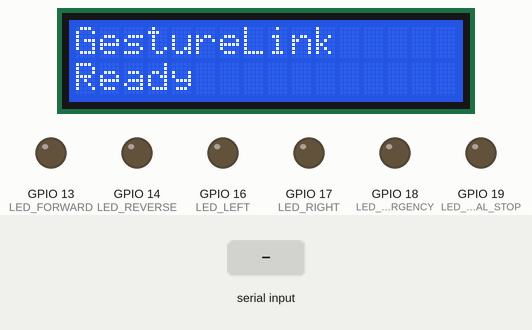
This sketch was run on a simulated ESP32. Shown: 16×2 character LCD, output pins drawn as LEDs (lit = HIGH). Inputs (shaded band) come from the test bench. What the sketch prints to the serial monitor is not drawn.

Above: at 1.2 s.
1.3 s: "OPEN_PALM\n" received over Serial
At 2.5 s:
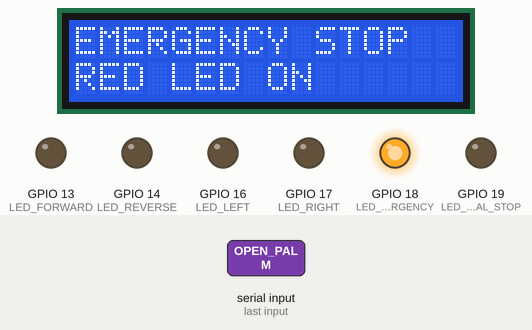
2.8 s: "THUMBS_UP\n" received over Serial
At 3.6 s:
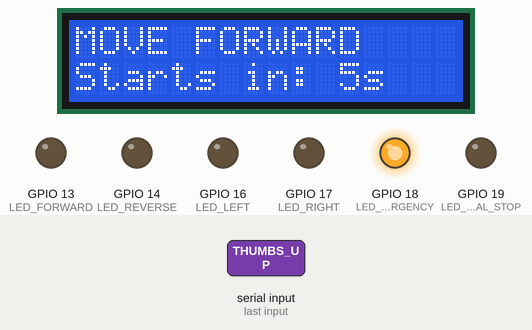
5.8 s: "POINT_LEFT\n" received over Serial
At 6.6 s:
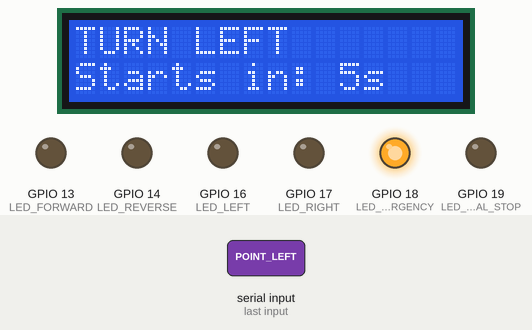
8.8 s: "POINT_RIGHT\n" received over Serial
At 9.5 s:
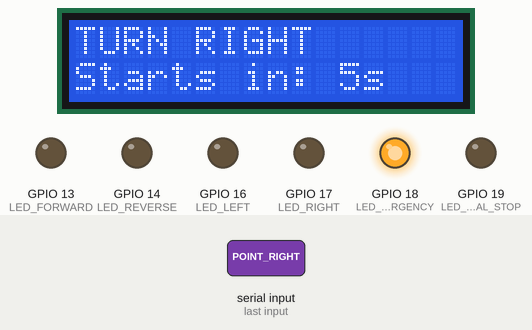
11.8 s: "PEACE_SIGN\n" received over Serial
At 12.6 s:
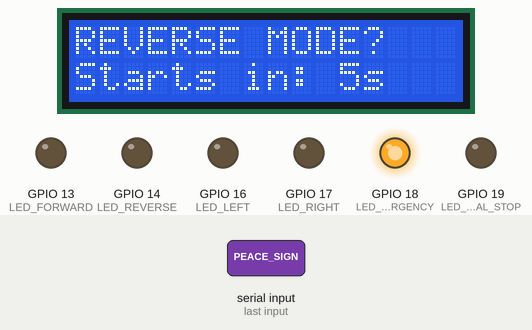
14.8 s: "THREE_FINGER_STOP\n" received over Serial
At 20.2 s:
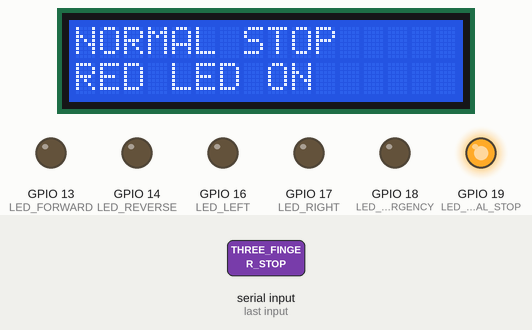
Timing chart, 0 to 21.3 s (numbered marks = the images above; inputs shaded):
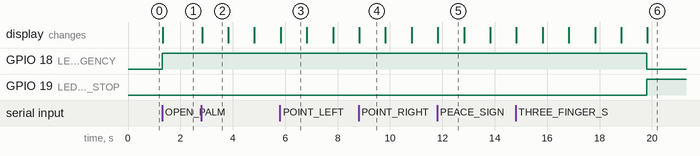

Measured:
- after the input at 1.3 s, GPIO 18 (LED_EMERGENCY): LOW → HIGH at once; the display: changes at once (image 1)
- after the input at 2.8 s, the display: changes at once (image 2)
- after the input at 5.8 s, GPIO 13 (LED_FORWARD): stays LOW (without the input it goes to HIGH after 2.0 s); GPIO 18 (LED_EMERGENCY): stays HIGH (without the input it goes to LOW after 2.0 s); the display: changes at once (image 3)
- after the input at 8.8 s, GPIO 16 (LED_LEFT): stays LOW (without the input it goes to HIGH after 2.0 s); the display: changes at once (image 4)
- after the input at 11.8 s, GPIO 17 (LED_RIGHT): stays LOW (without the input it goes to HIGH after 2.0 s); the display: changes at once (image 5)
- after the input at 14.8 s, GPIO 14 (LED_REVERSE): stays LOW (without the input it goes to HIGH after 2.0 s); GPIO 18 (LED_EMERGENCY): HIGH → LOW after 5.0 s instead of 2.0 s; GPIO 19 (LED_NORMAL_STOP): LOW → HIGH after 5.0 s; the display: first changes at once (image 6 shows a later state)
- what the display in image 2 shows lasts 1.0 s, from 2.8 s to 3.8 s

The sketch:

GestureLink.ino
```cpp
#include <Wire.h>
#include <LiquidCrystal_I2C.h>

#define SDA_PIN 21
#define SCL_PIN 22

// LED pins
#define LED_FORWARD 13
#define LED_REVERSE 14
#define LED_LEFT 16
#define LED_RIGHT 17
#define LED_EMERGENCY 18
#define LED_NORMAL_STOP 19

LiquidCrystal_I2C lcd(0x27, 16, 2);

String command = "";
String pendingCommand = "";

bool reverseMode = false;
bool commandPending = false;

const unsigned long PENDING_DELAY = 5000;

unsigned long pendingStart = 0;
int lastShownSeconds = -1;

void showMessage(const char* line1, const char* line2) {
  lcd.clear();
  lcd.setCursor(0, 0);
  lcd.print(line1);
  lcd.setCursor(0, 1);
  lcd.print(line2);
}

void allMovementLedsOff() {
  digitalWrite(LED_FORWARD, LOW);
  digitalWrite(LED_REVERSE, LOW);
  digitalWrite(LED_LEFT, LOW);
  digitalWrite(LED_RIGHT, LOW);
}

void allLedsOff() {
  allMovementLedsOff();
  digitalWrite(LED_EMERGENCY, LOW);
  digitalWrite(LED_NORMAL_STOP, LOW);
}

void cancelPending() {
  commandPending = false;
  pendingCommand = "";
  lastShownSeconds = -1;
}

void startPending(String action) {
  pendingCommand = action;
  commandPending = true;
  pendingStart = millis();
  lastShownSeconds = 5;

  if (action == "THUMBS_UP")
    showMessage("MOVE FORWARD", "Starts in: 5s");
  else if (action == "POINT_LEFT")
    showMessage("TURN LEFT", "Starts in: 5s");
  else if (action == "POINT_RIGHT")
    showMessage("TURN RIGHT", "Starts in: 5s");
  else if (action == "PEACE_SIGN")
    showMessage("REVERSE MODE?", "Starts in: 5s");
  else if (action == "THREE_FINGER_STOP")
    showMessage("NORMAL STOP", "Starts in: 5s");

  Serial.print("PENDING: ");
  Serial.println(action);
}

void updateCountdown() {
  if (!commandPending) return;

  unsigned long elapsed = millis() - pendingStart;
  if (elapsed >= PENDING_DELAY) return;

  int secondsLeft = (PENDING_DELAY - elapsed + 999) / 1000;

  if (secondsLeft != lastShownSeconds) {
    lcd.setCursor(0, 1);
    lcd.print("                ");
    lcd.setCursor(0, 1);
    lcd.print("Starts in: ");
    lcd.print(secondsLeft);
    lcd.print("s");
    lastShownSeconds = secondsLeft;
  }
}

void executePending() {
  String action = pendingCommand;
  cancelPending();

  if (action == "THUMBS_UP") {
    allMovementLedsOff();
    digitalWrite(LED_FORWARD, HIGH);
    digitalWrite(LED_EMERGENCY, LOW);
    digitalWrite(LED_NORMAL_STOP, LOW);
    reverseMode = false;
    showMessage("MOVE FORWARD", "GREEN LED ON");
    Serial.println("FORWARD SIMULATED");
  }
  else if (action == "POINT_LEFT") {
    allMovementLedsOff();
    digitalWrite(LED_LEFT, HIGH);
    showMessage("TURNING LEFT", "BLUE LED ON");
    delay(500);
    digitalWrite(LED_LEFT, LOW);
    Serial.println("LEFT SIMULATED");
  }
  else if (action == "POINT_RIGHT") {
    allMovementLedsOff();
    digitalWrite(LED_RIGHT, HIGH);
    showMessage("TURNING RIGHT", "BLUE LED ON");
    delay(500);
    digitalWrite(LED_RIGHT, LOW);
    Serial.println("RIGHT SIMULATED");
  }
  else if (action == "PEACE_SIGN") {
    reverseMode = !reverseMode;

    if (reverseMode) {
      allMovementLedsOff();
      digitalWrite(LED_REVERSE, HIGH);
      digitalWrite(LED_EMERGENCY, LOW);
      digitalWrite(LED_NORMAL_STOP, LOW);
      showMessage("REVERSE MODE", "GREEN LED ON");
      Serial.println("REVERSE ON");
    } else {
      digitalWrite(LED_REVERSE, LOW);
      showMessage("REVERSE MODE", "OFF");
      Serial.println("REVERSE OFF");
    }
  }
  else if (action == "THREE_FINGER_STOP") {
    allMovementLedsOff();
    digitalWrite(LED_EMERGENCY, LOW);
    digitalWrite(LED_NORMAL_STOP, HIGH);
    reverseMode = false;
    digitalWrite(LED_REVERSE, LOW);
    showMessage("NORMAL STOP", "RED LED ON");
    Serial.println("NORMAL STOP");
  }
}

void setup() {
  Serial.begin(115200);
  Serial.setTimeout(100);

  pinMode(LED_FORWARD, OUTPUT);
  pinMode(LED_REVERSE, OUTPUT);
  pinMode(LED_LEFT, OUTPUT);
  pinMode(LED_RIGHT, OUTPUT);
  pinMode(LED_EMERGENCY, OUTPUT);
  pinMode(LED_NORMAL_STOP, OUTPUT);

  allLedsOff();

  Wire.begin(SDA_PIN, SCL_PIN);
  lcd.init();
  lcd.backlight();
  showMessage("GestureLink", "Ready");

  Serial.println("GestureLink Ready");
}

void loop() {
  if (Serial.available() > 0) {
    command = Serial.readStringUntil('\n');
    command.trim();

    if (command == "OPEN_PALM" ||
        command == "PENDING:OPEN_PALM") {
      cancelPending();
      allLedsOff();
      digitalWrite(LED_EMERGENCY, HIGH);
      reverseMode = false;
      showMessage("EMERGENCY STOP", "RED LED ON");
      Serial.println("EMERGENCY STOP");
    }
    else if (command == "CANCEL") {
      if (commandPending) {
        cancelPending();
        showMessage("CANCELLED", "No action");
        Serial.println("COMMAND CANCELLED");
      }
    }
    else if (command.startsWith("PENDING:")) {
      String action = command.substring(8);
      action.trim();

      if (action == "THUMBS_UP" ||
          action == "POINT_LEFT" ||
          action == "POINT_RIGHT" ||
          action == "PEACE_SIGN" ||
          action == "THREE_FINGER_STOP") {
        startPending(action);
      }
    }
    else if (command == "THUMBS_UP" ||
             command == "POINT_LEFT" ||
             command == "POINT_RIGHT" ||
             command == "PEACE_SIGN" ||
             command == "THREE_FINGER_STOP") {
      startPending(command);
    }
  }

  updateCountdown();

  if (commandPending &&
      millis() - pendingStart >= PENDING_DELAY) {
    executePending();
  }
}
```
